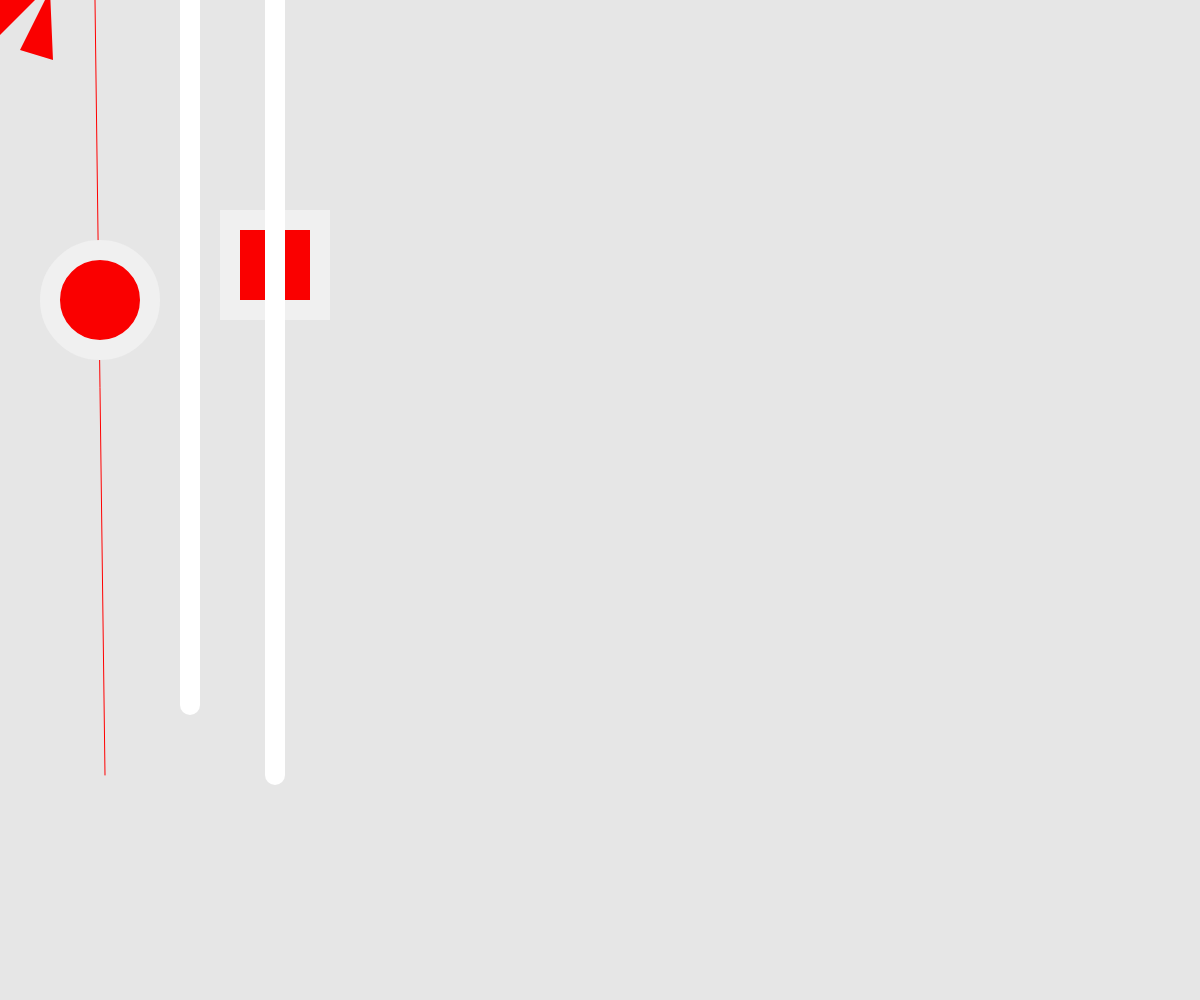
Frame 1 (no input)
Frame 60 (no input): identical to frame 1, image omitted
Frame 120 (the mouse pressed at the canvas centre since frame 60): identical to frame 1, image omitted

The p5.js sketch that drew this single still picture (run headless with seeded random() and noise() and a simulated clock; from frame 60 on, the mouse is pressed at the canvas centre):

// p5.js sketch
// ── sketch.js
function setup() {
    createCanvas(windowWidth, windowHeight);

  }
  






  function draw() {
    background(230);
  
   strokeWeight(1);
  stroke(255,0,0);
    fill(250,0,0);
    
  
    line(95,0,105,775);
    stroke(240);
  strokeWeight(20);
  
  
  circle(100, 300, 100);
  square(230, 220, 90);
    stroke(400);
    strokeWeight(20);
    line(190,0,190,705);
  
    
     line(275,0,275,775);
    stroke(0);
  strokeWeight(0);
    
    
  
  fill(250, 0, 0);
  noStroke();
  beginShape();
  vertex(0, 35);
  vertex(35, 0);
  vertex(0, -35);
  vertex(-35, 0);
  endShape();
    
  
  fill(250, 0, 0);
  noStroke();
  beginShape();
  vertex(20, 50);
  vertex(53, 60);
  vertex(50, -10);
  vertex(-5, 100);
  endShape();
  
  
  }
